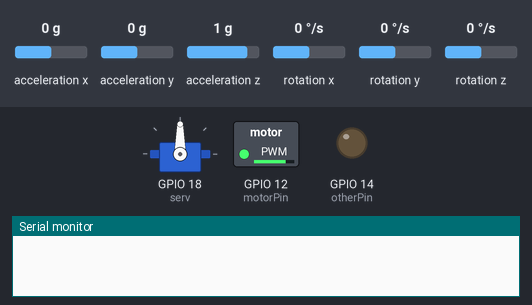
Recording of a sketch running on a simulated ESP32. Parts: servo, switched loads named in the sketch (green lamp = pin HIGH), output pins drawn as LEDs (lit = HIGH), the last lines printed to the serial monitor. The inputs (shaded band) are chosen by the test bench; at power-on: rotation z 0 °/s, acceleration x 0 g, acceleration y 0 g, acceleration z 1 g, rotation x 0 °/s, rotation y 0 °/s.

Above: at 11.2 s.
11.3 s: rotation z set to -192 °/s
At 12.91 s:
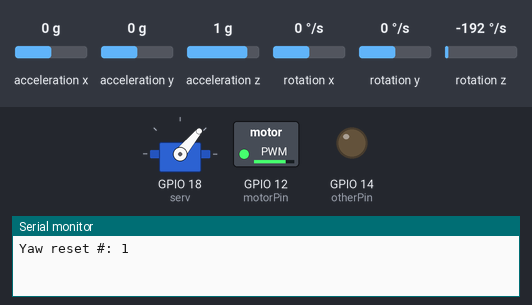
14.3 s: rotation z set to 0 °/s
At 15.2 s:
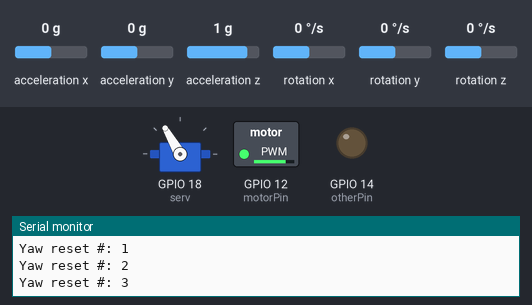
16.2 s: acceleration x set to -1.4 g
At 17.2 s:
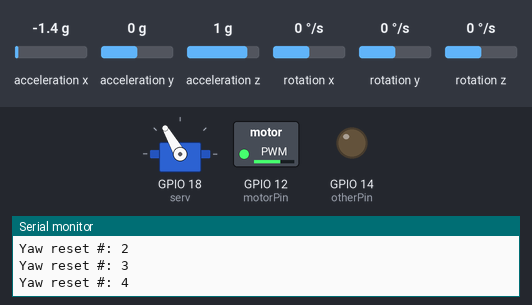
17.7 s: rotation z set to -100 °/s
Timing chart, 0 to 21.2 s (numbered marks = the images above; inputs shaded):
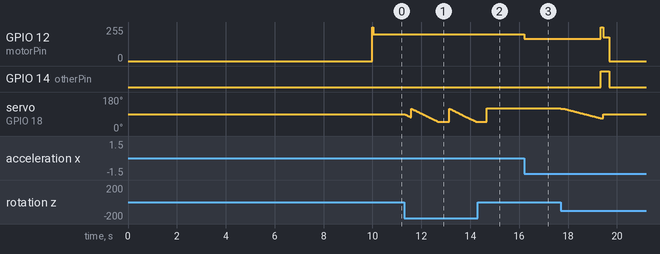

The sketch:

open-v4.ino
```cpp
#include <ESP32Servo.h>
#include "Wire.h"
#include "I2Cdev.h"
#include "MPU6050.h"

Servo serv;
MPU6050 mpu;

// Variables para almacenar las lecturas raw de aceleracion y giro
int16_t ax, ay, az;
int16_t gx, gy, gz;

// Variables para almacenar los angulos estimados
float yaw = 0;

// Variables para la estimacion de tiempo
unsigned long last_time;

// Variables para el reinicio del Yaw
unsigned long last_yaw_reset_time;
const unsigned long YAW_RESET_INTERVAL = 1550; // 1.5s

// Contador de resets de yaw
int yawResetCount = 0;

const int motorPin = 12;   // IN del DRV8871 (PWM)
const int otherPin = 14;   // IN2 del DRV8871 (dirección/freno)
const int freq = 10000;    // 10 kHz
const int resolution = 8;  // 8 bits (0-255)

bool stopped = false;  // bandera para saber si el robot ya se detuvo

void setMotorSpeed(int speed) {
  // speed: 0-255
  digitalWrite(otherPin, LOW);    // dirección (LOW = adelante)
  ledcWrite(motorPin, speed);
}

void brakeMotor() {
  // Frenado rápido
  digitalWrite(otherPin, HIGH);
  ledcWrite(motorPin, 255); // máxima conducción para freno
  delay(100);               // tiempo corto de frenado (ajustable)
  ledcWrite(motorPin, 0);   // luego soltamos
}

void setup() {
  Serial.begin(115200);
  Wire.begin();
  mpu.initialize();

  // Servo
  serv.attach(18);

  // Motor DC
  pinMode(otherPin, OUTPUT);
  digitalWrite(otherPin, LOW);

  // Configurar PWM en el pin del motor
  ledcAttach(motorPin, freq, resolution);
  delay(10000);
  setMotorSpeed(255);
  delay(20);

  last_time = micros();
  last_yaw_reset_time = millis();
}

void loop() {
  if (stopped) {
    // Si ya alcanzó 6 resets → robot detenido con freno
    //brakeMotor();        // primero frena
    setMotorSpeed(0);    // luego asegura el motor apagado
    serv.write(90);      // centramos el servo
    return;
  }

  // Leer los valores de los 6 ejes
  mpu.getMotion6(&ax, &ay, &az, &gx, &gy, &gz);

  unsigned long current_time = micros();
  float dt = (current_time - last_time) / 1000000.0;
  last_time = current_time;

  float yaw_rate = (float)gz / 131.0;
  yaw += yaw_rate * dt;

  // --- Mostrar aceleración en eje X ---
  float accelX_g = (float)ax / 16384.0;   // en g
  float accelX_ms2 = accelX_g * 9.81;     // en m/s²

  int ang = map(yaw, -90, 90, 60, 120);
  int Cvel = map(accelX_ms2, -20, 20, 150, 255);

  // --- Reinicio automatico del Yaw ---
  if (millis() - last_yaw_reset_time >= YAW_RESET_INTERVAL) {
    yaw = 90; // Reiniciamos el angulo de yaw a 90
    setMotorSpeed(255);
    last_yaw_reset_time = millis();

    yawResetCount++;  // incrementamos el contador
    Serial.print("Yaw reset #: ");
    Serial.println(yawResetCount);

// Si ya lo hizo 6 veces → detener robot
if (yawResetCount >= 6) {
  stopped = true;
  brakeMotor();       // frena antes de parar
  setMotorSpeed(0);   // apaga motor
  serv.write(90);
  Serial.println("Robot detenido tras 6 resets de yaw (con freno).");

  // 🚗 Retroceder ~5 cm antes de detenerse
  digitalWrite(otherPin, HIGH);   // invertir dirección → atrás
  ledcWrite(motorPin, 180);       // velocidad moderada
  delay(250);                     // ~5 cm (ajusta según pruebas)
  ledcWrite(motorPin, 0);         // apagar motor
  digitalWrite(otherPin, LOW);    // volver a dirección normal
}
  }

  serv.write(constrain(ang, 50, 130));
  setMotorSpeed(Cvel);

  //Serial.println(ang);
}
```

Measured:
- after the input at 14.3 s, servo on GPIO 18 (serv): goes on until 14.7 s, then stays 120°
- after the input at 16.2 s, GPIO 12 (motorPin): 201/255 → 167/255 at once
